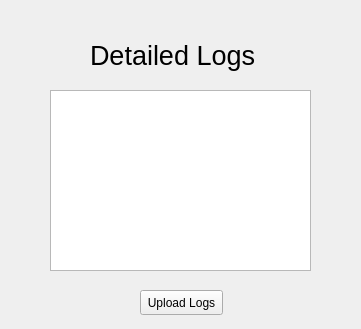
<?xml version="1.0" encoding="UTF-8"?>
<ui version="4.0">
 <class>PCScreen</class>
 <widget class="QWidget" name="PCScreen">
  <property name="geometry">
   <rect>
    <x>0</x>
    <y>0</y>
    <width>361</width>
    <height>329</height>
   </rect>
  </property>
  <property name="windowTitle">
   <string>Form</string>
  </property>
  <widget class="QLabel" name="label">
   <property name="geometry">
    <rect>
     <x>90</x>
     <y>30</y>
     <width>191</width>
     <height>51</height>
    </rect>
   </property>
   <property name="font">
    <font>
     <pointsize>20</pointsize>
    </font>
   </property>
   <property name="text">
    <string>Detailed Logs</string>
   </property>
  </widget>
  <widget class="QListWidget" name="log_list">
   <property name="geometry">
    <rect>
     <x>50</x>
     <y>90</y>
     <width>261</width>
     <height>181</height>
    </rect>
   </property>
  </widget>
  <widget class="QPushButton" name="upload_logs_button">
   <property name="geometry">
    <rect>
     <x>140</x>
     <y>290</y>
     <width>83</width>
     <height>25</height>
    </rect>
   </property>
   <property name="text">
    <string>Upload Logs</string>
   </property>
  </widget>
 </widget>
 <resources/>
 <connections/>
</ui>
